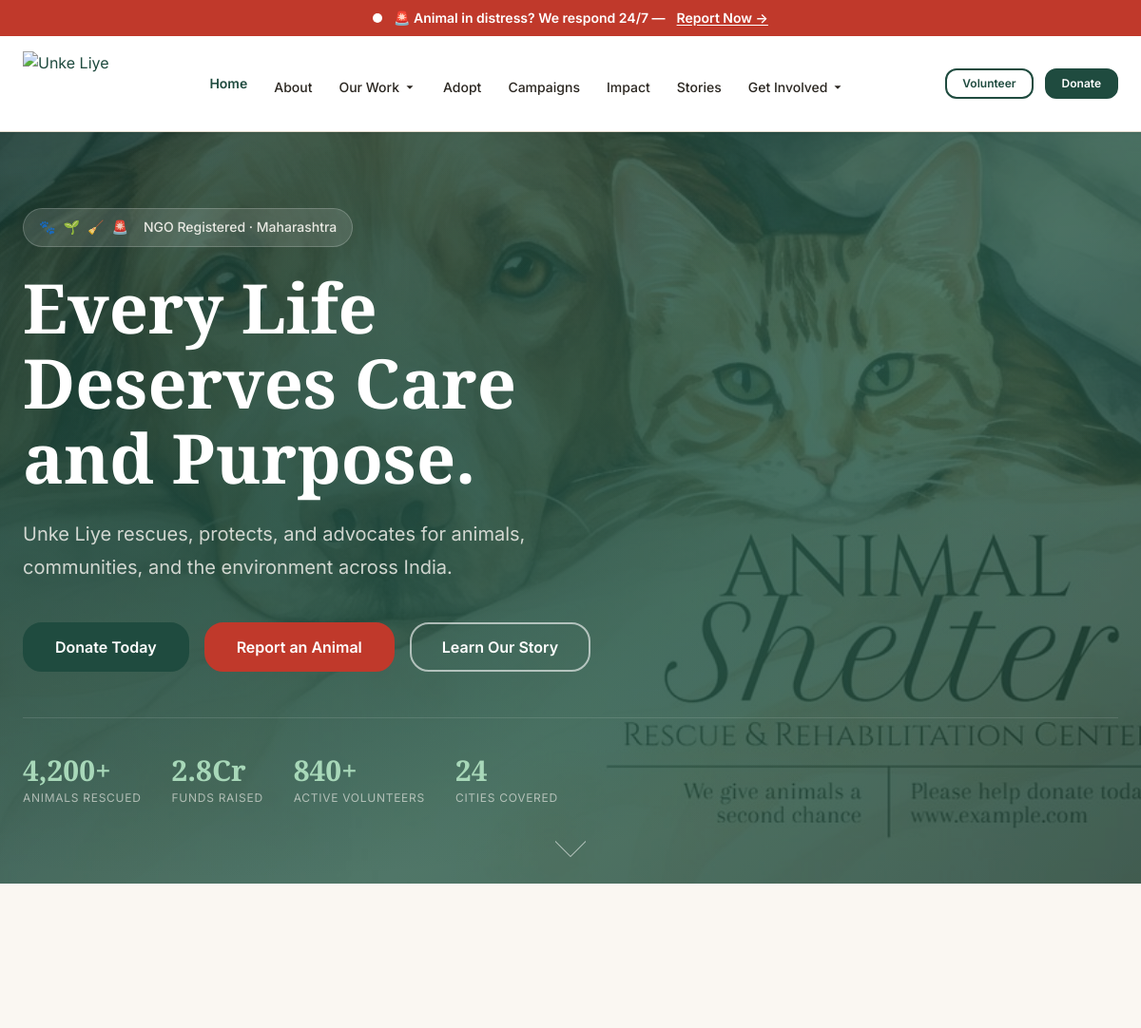
The app's page / (upper part), older data.
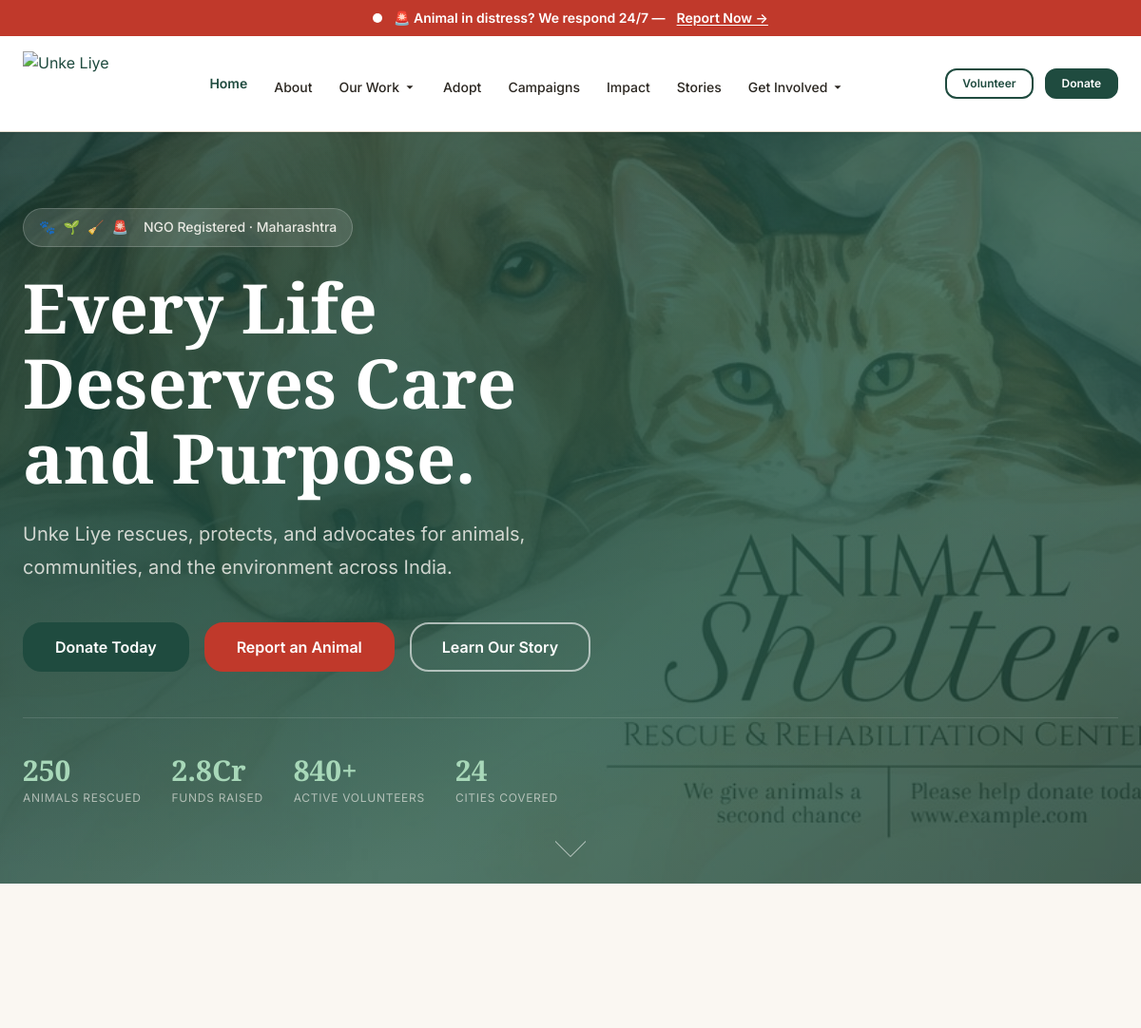
The same page, newer data.
### content_managerr/models.py (models this page shows, shortened)
class HomePageContent(models.Model):
    hero_heading = models.CharField(max_length=200, default='Every Life Deserves Care and Purpose.')
    hero_subheading = models.TextField(default='Unke Liye rescues, protects, and advocates for animals, communities, and the environment across India.')
    primary_cta_label = models.CharField(max_length=80, default='Donate Today')
    primary_cta_url = models.CharField(max_length=200, default='/donate')
    secondary_cta_label = models.CharField(max_length=80, default='Report an Animal')
    secondary_cta_url = models.CharField(max_length=200, default='/report-animal')
    stats_visible = models.BooleanField(default=True)
    stat1_number = models.CharField(max_length=40, default='4,200+')
    stat1_label = models.CharField(max_length=80, default='Animals Rescued')
    stat2_number = models.CharField(max_length=40, default='2.8Cr')
    stat2_label = models.CharField(max_length=80, default='Funds Raised')
    stat3_number = models.CharField(max_length=40, default='840+')
    stat3_label = models.CharField(max_length=80, default='Active Volunteers')
    stat4_number = models.CharField(max_length=40, default='24')
    stat4_label = models.CharField(max_length=80, default='Cities Covered')
    featured_campaigns_visible = models.BooleanField(default=True)
    featured_campaigns_heading = models.CharField(max_length=200, default='Campaigns Urgently Needing Support')
    updated_at = models.DateTimeField(auto_now=True)

### public/views.py (the view)
# urls.py: 2. Add a URL to urlpatterns:  path('', views.home, name='home')
def home(request):
    home_banner = Banner.objects.filter(page='home', is_active=True).first()
    homepage_content, _ = HomePageContent.objects.get_or_create(pk=1)
    numbers_data = numbers.objects.first()
    featured_stories = story.objects.filter(status='published').order_by('-created_at')[:3]
    return render(request, "public-temp/index.html", {
        "home_banner": home_banner,
        "homepage_content": homepage_content,
        "numbers_data": numbers_data,
        "featured_stories": featured_stories,
    })

### templates/public-temp/index.html (shortened to what the changed rows need)
{% load static %}
<!DOCTYPE html>
<html lang="en">
<head>
  <link rel="stylesheet" href="{% static 'public-assets/css/variables.css' %}" />
  <link rel="stylesheet" href="{% static 'public-assets/css/base.css' %}" />
  <link rel="stylesheet" href="{% static 'public-assets/css/components.css' %}" />
  <link rel="stylesheet" href="{% static 'public-assets/css/animations.css' %}" />
</head>
<body>
  <main id="main-content">
    <section class="hero-home" aria-label="Hero">
      <div class="container hero-content">
        <div class="hero-eyebrow" aria-hidden="true">
          <span>🐾</span> <span>🌱</span> <span>🧹</span> <span>🚨</span>
          <span style="margin-left: var(--space-2)">NGO Registered · Maharashtra</span>
        </div>
        <h1>{{ homepage_content.hero_heading }}</h1>
        <p class="hero-tagline">{{ homepage_content.hero_subheading }}</p>
        <div class="hero-actions">
          <a href="{{ homepage_content.primary_cta_url }}" class="btn btn--primary btn--lg">
            {{ homepage_content.primary_cta_label }}
          </a>
          <a href="{{ homepage_content.secondary_cta_url }}" class="btn btn--urgent btn--lg">
            {{ homepage_content.secondary_cta_label }}
          </a>
          <a href="{% url 'public:about' %}" class="btn btn--outline-white btn--lg" style="display:none" id="hero-learn-more">
            Learn Our Story
          </a>
        </div>
        <div class="hero-stats" aria-label="Impact statistics" {% if not homepage_content.stats_visible %}hidden{% endif %}>
          <div class="hero-stat-item">
            <div class="hero-stat-number">{{ homepage_content.stat1_number }}</div>
            <div class="hero-stat-label">{{ homepage_content.stat1_label }}</div>
          </div>
          <div class="hero-stat-item">
            <div class="hero-stat-number">{{ homepage_content.stat2_number }}</div>
            <div class="hero-stat-label">{{ homepage_content.stat2_label }}</div>
          </div>
          <div class="hero-stat-item">
            <div class="hero-stat-number">{{ homepage_content.stat3_number }}</div>
            <div class="hero-stat-label">{{ homepage_content.stat3_label }}</div>
          </div>
          <div class="hero-stat-item">
            <div class="hero-stat-number">{{ homepage_content.stat4_number }}</div>
            <div class="hero-stat-label">{{ homepage_content.stat4_label }}</div>
          </div>
        </div>
      </div>
    </section>
  </main>
</body>
</html>

Row changes from the older to the newer data that the page shows:
changed HomePageContent "Every Life Deserves Care and Purpose.": stat1_number "4,200+" → "250"
